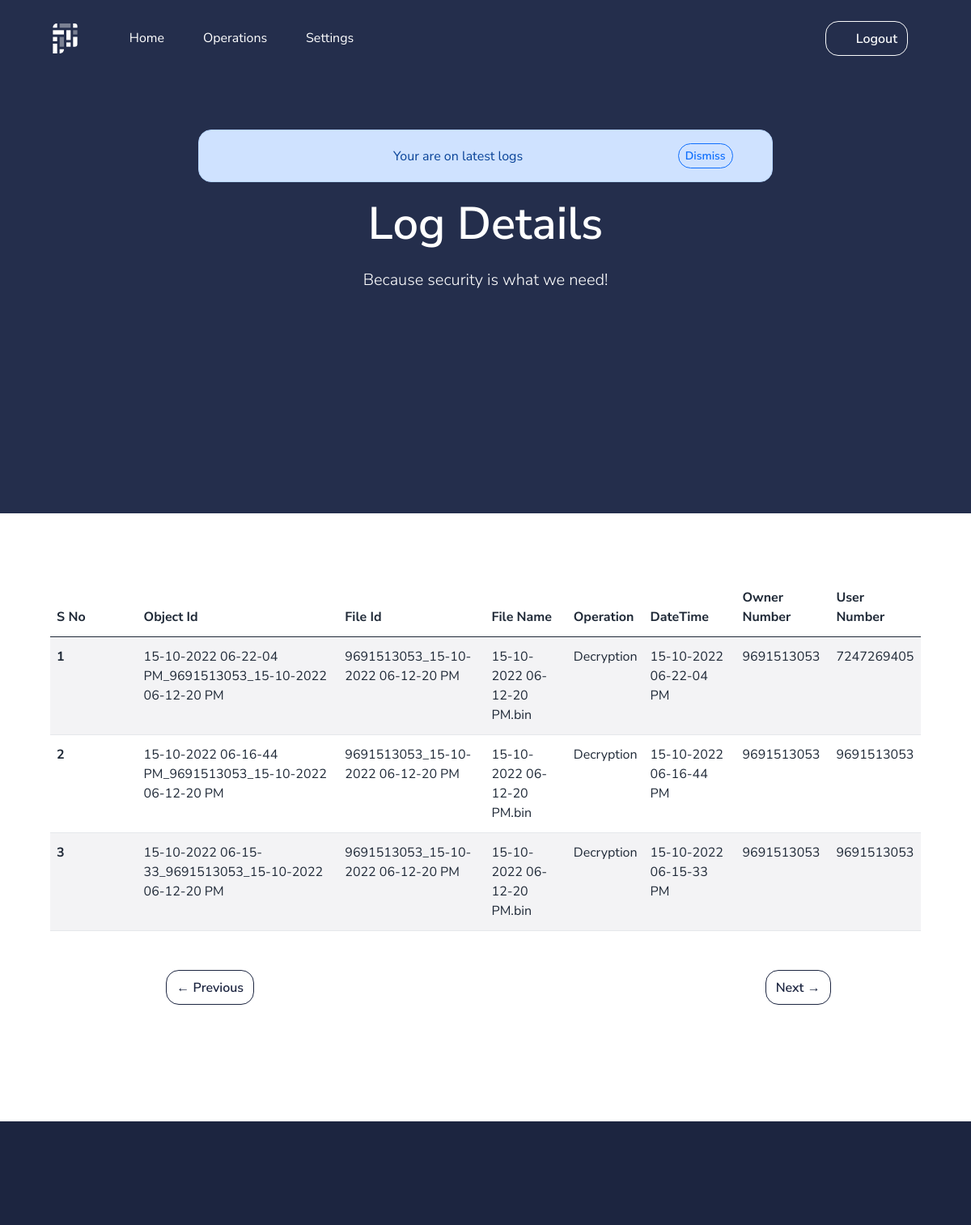
The app's page /logdetails (signed in), older data.
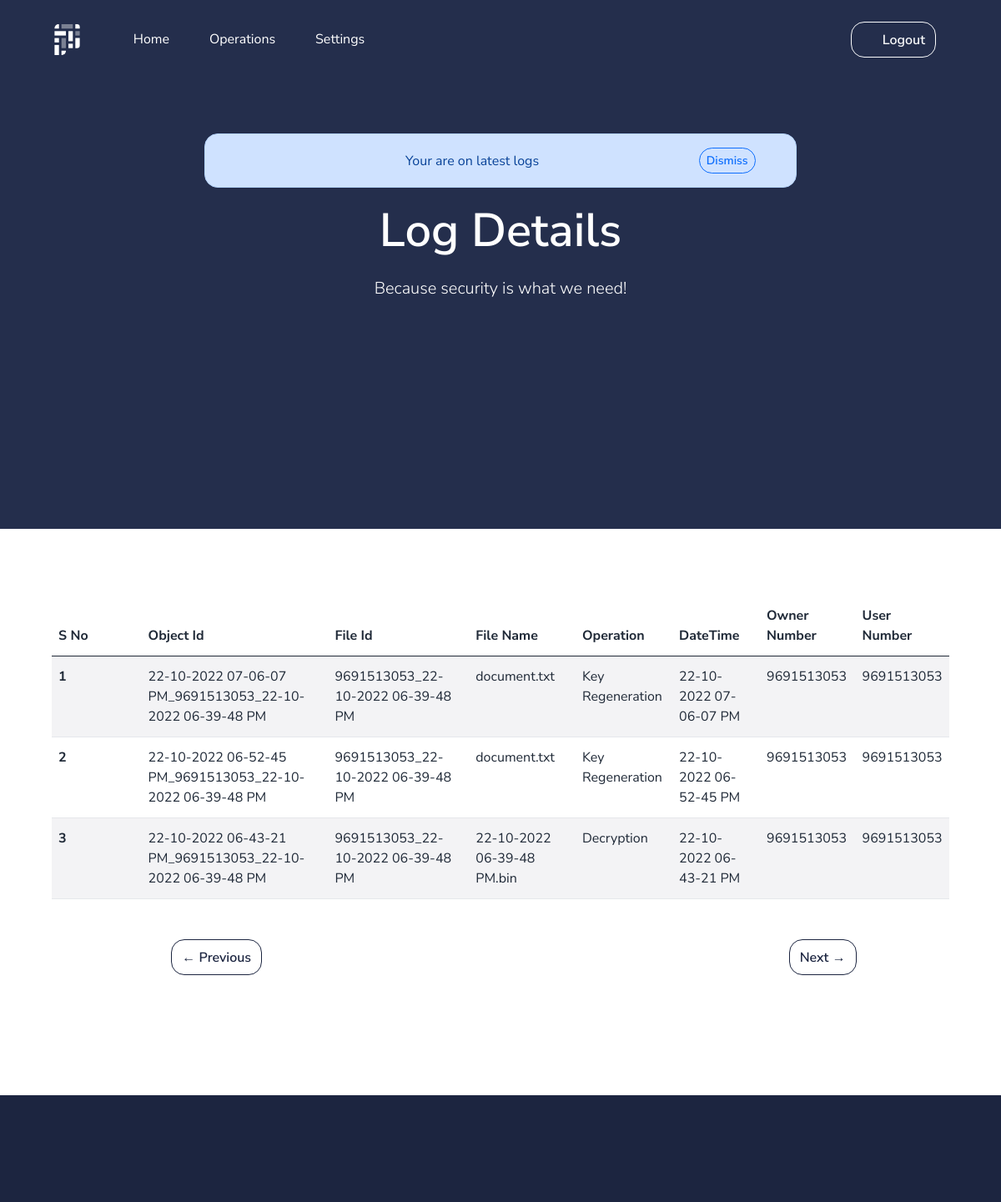
The same page, newer data.
### app.py (models this page shows)
class LogT(db.Model):
    ObjectId = db.Column(db.String(150), primary_key=True)
    file_id  = db.Column(db.String(150), nullable=False)
    file_name = db.Column(db.String(150), nullable=False)
    operation = db.Column(db.String(20),nullable=False)
    date_time = db.Column(db.String(50),nullable=False)
    owner_no=db.Column(db.String(150),nullable=False)
    user_no=db.Column(db.Integer,nullable=False)

### app.py (the view)
@app.route("/logdetails")
def logdetails():
    if 'email' in session:
        c = LogT.query.filter(LogT.file_id.startswith(str(session['phone'])) | LogT.user_no.startswith(str(session['phone']))).order_by(LogT.ObjectId.desc()).all()
        last = math.ceil(len(c)/3)
        page = request.args.get('page')
        if (not str(page).isnumeric()):
            page = 1
        page = int(page)
        c = c[(page-1)*3:(page-1)*3+ 3]
        if last==1:
            prev = "#"
            next = "#"
            flash("Your have only these logs","info")
        elif page==1:
            prev = "#"
            next = "/logdetails?page="+ str(page+1)
            flash("Your are on latest logs","info")
        elif page==last:
            prev = "/logdetails?page="+ str(page-1)
            next = "#"
            flash("Your are on oldest logs","info")
        else:
            prev = "/logdetails?page="+ str(page-1)
            next = "/logdetails?page="+ str(page+1)
        return render_template('home/logtable.html',allfeed=c, prev=prev, next=next)
    else:
        return redirect("/login")

### templates/home/logtable.html (shortened to what this page needs)
{% extends "layouts/base.html" %}
{% block content %}
    <main>
        <section class="section section-header pb-11 bg-primary text-white">
            <div class="container">
                <div class="row justify-content-center">
                    <div class="col-12 col-xl-8 text-center">
                        {% with messages = get_flashed_messages(with_categories=true) %}
                        {% if messages %}
                              {% for cato,message in messages %}
                              <div class="alert alert-{{cato}} alert-dismissible d-flex align-items-center justify-content-between" role="alert">
                                <svg class="bi flex-shrink-0 me-2" width="24" height="24" role="img" aria-label="Success:"><use xlink:href="#check-circle-fill"/></svg>
                                    {{message}}
                                    <button type="button" class="btn btn-light btn-outline-{{cato}} btn-sm" data-bs-dismiss="alert" aria-label="Close" style="margin:0% 0%">Dismiss</button>
                              </div>
                              {% endfor %}
                        {% endif %}
                        {% endwith %}
                        <h1 class="display-2 mb-3">Log Details</h1>
                        <p class="lead">Because security is what we need!</p>
                    </div>
                </div>
            </div>
        </section>
        <section class="section section-lg pt-6">
            <div class="container">
                            <div class="table-responsive">
                                     {% if allfeed|length==0 %}
                                     <div class="alert alert-info text-center" role="alert">
                                         No Logs Availabe!!!
                                       </div>
                                     {% else %}
                               <div class="mb-5">
                                 <table class="table table-striped">
                                         <thead>
                                           <tr>
                                             <th scope="col"  style="width:10%">S No</th>
                                             <th scope="col">Object Id</th>
                                             <th scope="col">File Id</th>
                                             <th scope="col">File Name</th>
                                             <th scope="col">Operation</th>
                                             <th scope="col">DateTime</th>
                                             <th scope="col">Owner Number</th>
                                             <th scope="col">User Number</th>
                                           </tr>
                                         </thead>
                                         <tbody>
                                 {% for rows in allfeed %}
                                   <tr>
                                     <th scope="row">{{loop.index}}</th>
                                     <td>{{rows.ObjectId}}</td>
                                     <td>{{rows.file_id}}</td>
                                     <td>{{rows.file_name}}</td>
                                     <td>{{rows.operation}}</td>
                                     <td>{{rows.date_time}}</td>
                                     <td>{{rows.owner_no}}</td>
                                     <td>{{rows.user_no}}</td>
                                 </tr>
                                 {% endfor %}
                                 {% endif %}
                                 </tbody>
                               </table>
                               </div>
                               </div>
                               <div class="container">
                                <a class="btn btn-outline-dark mb-3" href="{{prev}}" style="margin: 0% 62% 0% 11%;">&larr; Previous</a>
                                <a class="btn btn-outline-dark mb-3" href="{{next}}">Next &rarr;</a>
                                </div>
                              </div>
        </section>
    </main>
    {% include 'includes/footer.html' %}
{% endblock content %}

### templates/layouts/base.html (shortened to what this page needs)
<!DOCTYPE html>
<html lang="en">
<head>
<link type="text/css" href="/static/assets/vendor/@fortawesome/fontawesome-free/css/all.min.css" rel="stylesheet">
<link type="text/css" href="/static/assets/css/pixel.css" rel="stylesheet">
</head>
<body>
    {% include 'includes/navigation.html' %}
    {% block content %}{% endblock content %}
</body>
</html>

### templates/includes/navigation.html (shortened to what this page needs)
    <header class="header-global">
        <nav id="navbar-main" aria-label="Primary navigation" class="navbar navbar-main navbar-expand-lg navbar-theme-primary headroom navbar-dark">
            <div class="container position-relative">
                <a class="navbar-brand me-lg-5" href="/home">
                    <img class="navbar-brand-dark" src="/static/assets/img/brand/light.svg" alt="Logo light">
                </a>
                <div class="navbar-collapse collapse me-auto" id="navbar_global">
                    <ul class="navbar-nav navbar-nav-hover align-items-lg-center">
                        <li class="nav-item dropdown">
                            <a href="#" class="nav-link" id="frontPagesDropdown" aria-expanded="false" data-bs-toggle="dropdown">
                                Home
                                <span class="fas fa-angle-down nav-link-arrow ms-1"></span>
                            </a>
                        </li>
                        <li class="nav-item dropdown">
                            <a href="#" class="nav-link" id="componentsDropdown" aria-expanded="false" data-bs-toggle="dropdown">
                                Operations
                                <span class="fas fa-angle-down nav-link-arrow ms-1"></span>
                            </a>
                        </li>
                        <li class="nav-item dropdown">
                            <a href="#" class="nav-link" data-bs-toggle="dropdown" id="supportDropdown" aria-expanded="false">
                                Settings
                                <span class="fas fa-angle-down nav-link-arrow ms-1"></span>
                            </a>
                        </li>
                    </ul>
                </div>
                <div class="d-flex align-items-center">
                    <a href="/logout"
                       class="btn btn-outline-gray-100 d-none d-lg-inline me-md-3"><span class="fas fa-sign-out-alt me-2"></span> Logout</a>
                </div>
            </div>
        </nav>
    </header>

### templates/includes/footer.html (shortened to what this page needs)
    <footer class="footer pt-6 pb-5 bg-dark text-white">
    </footer>

Row changes from the older to the newer data that the page shows:
removed LogT: ObjectId "15-10-2022 06-22-04 PM_9691513053_15-10-2022 06-12-20 PM", file_id "9691513053_15-10-2022 06-12-20 PM", file_name "15-10-2022 06-12-20 PM.bin", operation "Decryption", date_time "15-10-2022 06-22-04 PM", owner_no "9691513053", user_no "7247269405"
removed LogT: ObjectId "15-10-2022 06-16-44 PM_9691513053_15-10-2022 06-12-20 PM", file_id "9691513053_15-10-2022 06-12-20 PM", file_name "15-10-2022 06-12-20 PM.bin", operation "Decryption", date_time "15-10-2022 06-16-44 PM", owner_no "9691513053", user_no "9691513053"
removed LogT: ObjectId "15-10-2022 06-15-33_9691513053_15-10-2022 06-12-20 PM", file_id "9691513053_15-10-2022 06-12-20 PM", file_name "15-10-2022 06-12-20 PM.bin", operation "Decryption", date_time "15-10-2022 06-15-33 PM", owner_no "9691513053", user_no "9691513053"
added LogT: ObjectId "22-10-2022 07-06-07 PM_9691513053_22-10-2022 06-39-48 PM", file_id "9691513053_22-10-2022 06-39-48 PM", file_name "document.txt", operation "Key Regeneration", date_time "22-10-2022 07-06-07 PM", owner_no "9691513053", user_no "9691513053"
added LogT: ObjectId "22-10-2022 06-52-45 PM_9691513053_22-10-2022 06-39-48 PM", file_id "9691513053_22-10-2022 06-39-48 PM", file_name "document.txt", operation "Key Regeneration", date_time "22-10-2022 06-52-45 PM", owner_no "9691513053", user_no "9691513053"
added LogT: ObjectId "22-10-2022 06-43-21 PM_9691513053_22-10-2022 06-39-48 PM", file_id "9691513053_22-10-2022 06-39-48 PM", file_name "22-10-2022 06-39-48 PM.bin", operation "Decryption", date_time "22-10-2022 06-43-21 PM", owner_no "9691513053", user_no "9691513053"
